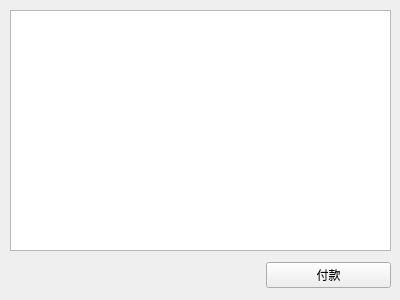
<?xml version="1.0" encoding="UTF-8"?>
<ui version="4.0">
 <class>paymentwindow</class>
 <widget class="QWidget" name="paymentwindow">
  <property name="geometry">
   <rect>
    <x>0</x>
    <y>0</y>
    <width>400</width>
    <height>300</height>
   </rect>
  </property>
  <property name="windowTitle">
   <string>Form</string>
  </property>
  <widget class="QListWidget" name="orderList">
   <property name="geometry">
    <rect>
     <x>10</x>
     <y>10</y>
     <width>381</width>
     <height>241</height>
    </rect>
   </property>
  </widget>
  <widget class="QWidget" name="horizontalLayoutWidget">
   <property name="geometry">
    <rect>
     <x>10</x>
     <y>260</y>
     <width>381</width>
     <height>31</height>
    </rect>
   </property>
   <layout class="QHBoxLayout" name="horizontalLayout">
    <item>
     <widget class="QLabel" name="statusLabel">
      <property name="minimumSize">
       <size>
        <width>250</width>
        <height>0</height>
       </size>
      </property>
      <property name="text">
       <string/>
      </property>
     </widget>
    </item>
    <item>
     <widget class="QPushButton" name="payButton">
      <property name="text">
       <string>付款</string>
      </property>
     </widget>
    </item>
   </layout>
  </widget>
 </widget>
 <resources/>
 <connections/>
</ui>
